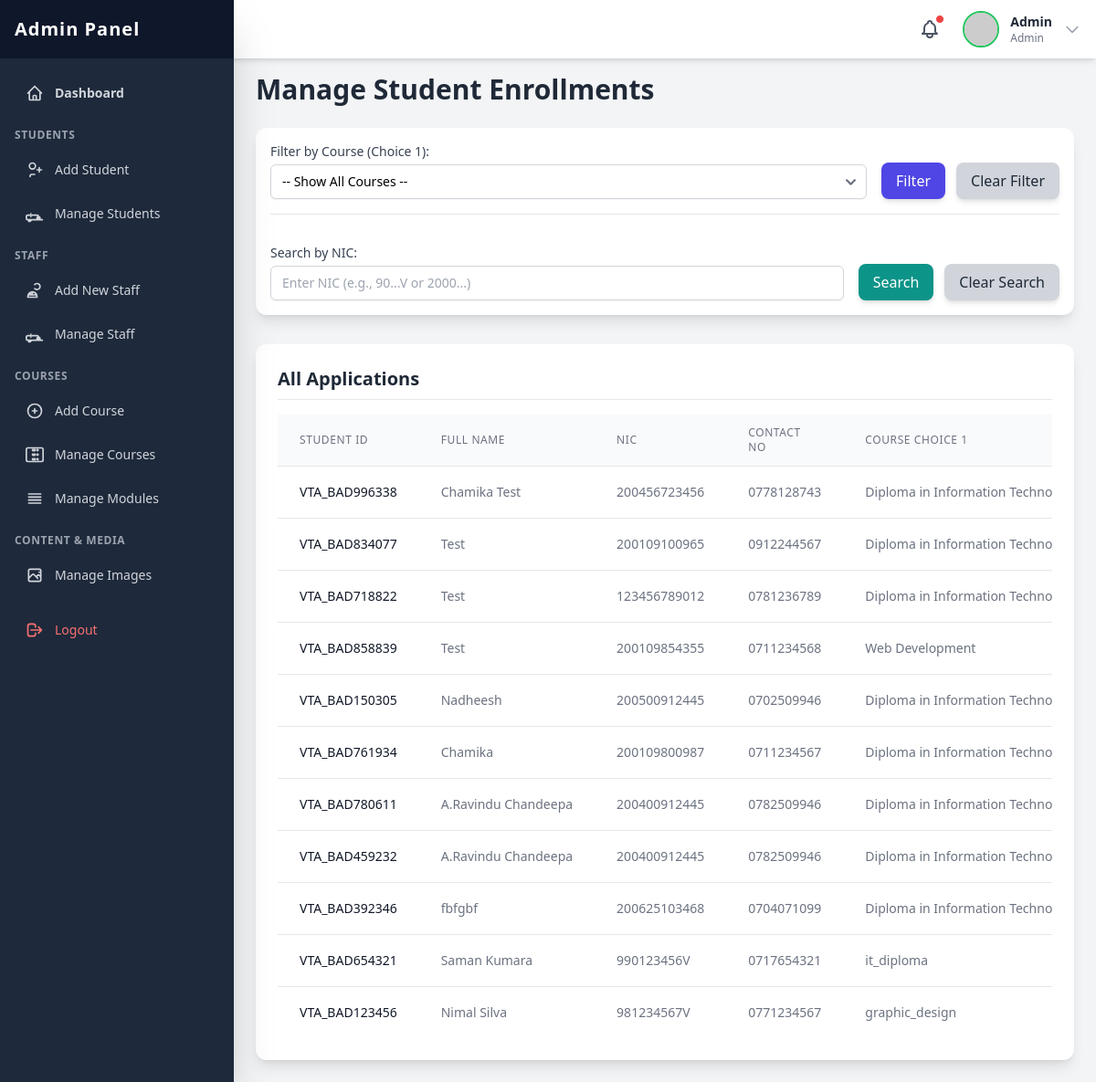
The page /admin/pages/manage_students.php (signed in) on the database its author committed.
### tables this page shows
CREATE TABLE `student_enrollments` (
  `id` int(10) UNSIGNED NOT NULL,
  `Student_id` varchar(50) NOT NULL,
  `full_name` varchar(255) NOT NULL,
  `nic` varchar(12) NOT NULL,
  `address` text NOT NULL,
  `dob` date NOT NULL,
  `contact_no` varchar(15) NOT NULL,
  `whatsapp_no` varchar(15) DEFAULT NULL,
  `ol_pass_status` enum('Yes','No') NOT NULL,
  `ol_english_grade` varchar(5) DEFAULT NULL,
  `ol_maths_grade` varchar(5) DEFAULT NULL,
  `ol_science_grade` varchar(5) DEFAULT NULL,
  `al_category` enum('science','commerce','arts','tech','other') NOT NULL,
  `course_option_one` varchar(100) NOT NULL,
  `course_option_two` varchar(100) DEFAULT NULL,
  `application_date` timestamp NOT NULL DEFAULT current_timestamp(),
  `is_processed` tinyint(1) DEFAULT 0
);

### admin/pages/manage_students.php (the view, shortened to what this page needs)
<?php
include_once('../include/header.php');
include_once('../../include/connection.php');
$filter_course = '';
$search_nic = '';
$base_query = "SELECT * FROM student_enrollments";
$base_query .= " ORDER BY application_date DESC";
$stmt = $con->prepare($base_query);
if ($stmt) {
    $stmt->execute();
    $result = $stmt->get_result();
} else {
     echo '<div class="bg-red-100 border-l-4 border-red-500 text-red-700 p-4 rounded-lg mb-6" role="alert">';
     echo '<p class="font-bold">Error!</p>';
     echo '<p>Failed to prepare database query: ' . $con->error . '</p>';
     echo '</div>';
     $result = false;
}
?>
<h2 class="text-3xl font-bold text-gray-800 mb-6">Manage Student Enrollments</h2>
<div class="bg-white p-4 rounded-xl shadow-lg my-6 space-y-4">
    <form action="manage_students.php" method="GET" class="flex flex-col sm:flex-row sm:items-end sm:gap-4 border-b pb-4">
        <div class="flex-grow">
            <label for="filter_course" class="block text-sm font-medium text-gray-700">Filter by Course (Choice 1):</label>
            <select id="filter_course" name="filter_course" class="mt-1 block w-full pl-3 pr-10 py-2 text-base border-gray-300 focus:outline-none focus:ring-indigo-500 focus:border-indigo-500 sm:text-sm rounded-md shadow-sm">
                <option value="">-- Show All Courses --</option>
            </select>
        </div>
        <div class="flex gap-3 mt-4 sm:mt-0">
            <button type="submit" class="w-full sm:w-auto px-4 py-2 bg-indigo-600 text-white rounded-lg hover:bg-indigo-700 shadow-md">Filter</button>
            <a href="manage_students.php?search_nic=<?php echo htmlspecialchars($search_nic);  ?>" class="w-full sm:w-auto text-center px-4 py-2 bg-gray-300 text-gray-800 rounded-lg hover:bg-gray-400 shadow-md">Clear Filter</a>
        </div>
    </form>
    <form action="manage_students.php" method="GET" class="flex flex-col sm:flex-row sm:items-end sm:gap-4 pt-4">
        <div class="flex-grow">
            <label for="search_nic" class="block text-sm font-medium text-gray-700">Search by NIC:</label> <input type="text" id="search_nic" name="search_nic" value="<?php echo htmlspecialchars($search_nic); ?>" placeholder="Enter NIC (e.g., 90...V or 2000...)" class="mt-1 block w-full px-3 py-2 border border-gray-300 rounded-md shadow-sm focus:outline-none focus:ring-indigo-500 focus:border-indigo-500 sm:text-sm">
        </div>
        <div class="flex gap-3 mt-4 sm:mt-0">
            <button type="submit" class="w-full sm:w-auto px-4 py-2 bg-teal-600 text-white rounded-lg hover:bg-teal-700 shadow-md">Search</button>
            <a href="manage_students.php?filter_course=<?php echo htmlspecialchars($filter_course);  ?>" class="w-full sm:w-auto text-center px-4 py-2 bg-gray-300 text-gray-800 rounded-lg hover:bg-gray-400 shadow-md">Clear Search</a>
        </div>
    </form>
</div>
<div class="bg-white p-6 rounded-xl shadow-lg mt-8">
    <h3 class="text-xl font-semibold text-gray-800 mb-4 border-b pb-2">
        <?php
            $status_parts = [];
            if (!empty($status_parts)) {
                 echo 'Showing Applications (' . implode(', ', $status_parts) . ')';
            } else {
                echo 'All Applications';
            }
        ?>
    </h3>
    <div class="overflow-x-auto">
        <table class="min-w-full divide-y divide-gray-200">
            <thead class="bg-gray-50">
                <tr>
                    <th scope="col" class="px-6 py-3 text-left text-xs font-medium text-gray-500 uppercase tracking-wider">Student ID</th>
                    <th scope="col" class="px-6 py-3 text-left text-xs font-medium text-gray-500 uppercase tracking-wider">Full Name</th>
                    <th scope="col" class="px-6 py-3 text-left text-xs font-medium text-gray-500 uppercase tracking-wider">NIC</th>
                    <th scope="col" class="px-6 py-3 text-left text-xs font-medium text-gray-500 uppercase tracking-wider">Contact No</th>
                    <th scope="col" class="px-6 py-3 text-left text-xs font-medium text-gray-500 uppercase tracking-wider">Course Choice 1</th>
                </tr>
            </thead>
            <tbody class="bg-white divide-y divide-gray-200">
                <?php
                if ($result && $result->num_rows > 0) {
                    while ($student = $result->fetch_assoc()) {
                ?>
                <tr>
                    <td class="px-6 py-4 whitespace-nowrap text-sm font-medium text-gray-900"><?php echo htmlspecialchars($student['Student_id']); ?></td>
                    <td class="px-6 py-4 whitespace-nowrap text-sm text-gray-500"><?php echo htmlspecialchars($student['full_name']); ?></td>
                    <td class="px-6 py-4 whitespace-nowrap text-sm text-gray-500"><?php echo htmlspecialchars($student['nic']); ?></td>
                    <td class="px-6 py-4 whitespace-nowrap text-sm text-gray-500"><?php echo htmlspecialchars($student['contact_no']); ?></td>
                    <td class="px-6 py-4 whitespace-nowrap text-sm text-gray-500"><?php echo htmlspecialchars($student['course_option_one']); ?></td>
                </tr>
                <?php
                    }
                } else {
                    $no_results_message = "No student applications found.";
                    if ($filter_course || $search_nic) {
                         $no_results_message = "No student applications found matching the current criteria.";
                    }
                    echo '<tr><td colspan="8" class="px-6 py-12 text-center text-gray-500">' . $no_results_message . '</td></tr>';
                }
                ?>
            </tbody>
        </table>
    </div>
</div>
<?php include_once('../include/footer.php'); ?>

### admin/include/header.php (shortened to what this page needs)
<?php
$admin_username = isset($_SESSION['admin_username']) ? $_SESSION['admin_username'] : null;
$admin_display_name = 'User';
$admin_display_type = 'Guest';
if ($admin_username) {
    include_once __DIR__ . '/../../include/connection.php';
    if (isset($con)) {
        $query_admin = "SELECT username, type FROM admin WHERE username = ?";
        $stmt_admin = $con->prepare($query_admin);
        if ($stmt_admin) {
            $stmt_admin->bind_param("s", $admin_username);
            $stmt_admin->execute();
            $result_admin = $stmt_admin->get_result();
            if ($result_admin->num_rows == 1) {
                $admin_data = $result_admin->fetch_assoc();
                $admin_display_name = htmlspecialchars($admin_data['username']);
                $admin_display_type = htmlspecialchars(ucfirst($admin_data['type']));
            }
        } else {
             error_log("Admin header: Failed to prepare admin query: " . $con->error);
        }
    } else {
        error_log("Admin header: Database connection not established in connection.php.");
    }
}
?>
<!DOCTYPE html>
<html lang="en">
<head>
    <script src="https://cdn.tailwindcss.com"></script>
    <link href="https://cdnjs.cloudflare.com/ajax/libs/flowbite/2.2.1/flowbite.min.css" rel="stylesheet" />
    <link rel="stylesheet" href="../css/webkit.css">
</head>
<body class="bg-gray-100 min-h-screen">
    <header class="fixed top-0 left-0 right-0 h-16 bg-white shadow-md z-30 flex items-center justify-between px-4 transition-all duration-300" id="page-header">
        <div class="flex items-center space-x-4 relative"> <button class="relative p-2 text-gray-600 hover:text-green-600 transition duration-150 rounded-full hover:bg-gray-100">
                <span class="absolute top-1 right-1 w-2.5 h-2.5 bg-red-500 rounded-full border border-white"></span>
            </button>
            <button id="avatarButton" type="button" data-dropdown-toggle="userDropdown" data-dropdown-placement="bottom-start" class="flex items-center space-x-3 cursor-pointer group">
                <img class="h-10 w-10 rounded-full object-cover border-2 border-green-500" src="https://placehold.co/100x100/10b981/ffffff?text=<?php echo strtoupper(substr($admin_display_name, 0, 1)); ?>" alt="Admin Profile">
                <div class="hidden sm:block text-sm text-left"> <p class="font-semibold text-gray-800"><?php echo $admin_display_name; ?></p>
                    <p class="text-xs text-gray-500"><?php echo $admin_display_type; ?></p>
                </div>
                <svg class="w-5 h-5 text-gray-400 group-hover:text-gray-600 transition duration-150" fill="none" stroke="currentColor" viewBox="0 0 24 24" xmlns="http://www.w3.org/2000/svg"><path stroke-linecap="round" stroke-linejoin="round" stroke-width="2" d="M19 9l-7 7-7-7"></path></svg> </button>
            </div>
    </header>
    <div id="sidebar-wrapper">
        <nav class="fixed top-0 bottom-0 left-0 w-64 bg-slate-800 text-white z-40 transform -translate-x-full lg:translate-x-0 transition-transform duration-300 ease-in-out shadow-2xl" id="page-sidebar">
            <div class="h-16 bg-slate-900 flex items-center justify-between px-4">
                <h1 class="text-xl font-extrabold text-white tracking-wider">Admin Panel</h1>
            </div>
            <div class="px-4 space-y-2 h-full overflow-y-auto pt-4 pb-16">
                 <div class="space-y-1">
                    <a href="Dashboard.php" class="flex items-center p-3 text-sm font-semibold rounded-lg text-gray-300 hover:bg-slate-700 hover:text-white transition duration-150">
                        Dashboard
                    </a>
                    <p class="text-xs font-semibold text-gray-400 pt-3 pb-1 uppercase tracking-wider">Students</p>
                    <a href="student_register.php" class="flex items-center p-3 text-sm font-medium rounded-lg text-gray-300 hover:bg-slate-700 hover:text-white transition duration-150">
                        <svg class="w-5 h-5 mr-3" fill="none" stroke="currentColor" viewBox="0 0 24 24" xmlns="http://www.w3.org/2000/svg"><path stroke-linecap="round" stroke-linejoin="round" stroke-width="2" d="M18 9v3m0 0v3m0-3h3m-3 0h-3m-2-5a4 4 0 11-8 0 4 4 0 018 0zM12 18H8a2 2 0 00-2 2v1"></path></svg>
                        Add Student
                    </a>
                    <a href="manage_students.php" class="flex items-center p-3 text-sm font-medium rounded-lg text-gray-300 hover:bg-slate-700 hover:text-white transition duration-150">
                        Manage Students
                    </a>
                    <p class="text-xs font-semibold text-gray-400 pt-3 pb-1 uppercase tracking-wider">Staff</p>
                    <a href="staff_register.php"  class="flex items-center p-3 text-sm font-medium rounded-lg text-gray-300 hover:bg-slate-700 hover:text-white transition duration-150">
                        <svg class="w-5 h-5 mr-3" fill="none" stroke="currentColor" viewBox="0 0 24 24" xmlns="http://www.w3.org/2000/svg"><path stroke-linecap="round" stroke-linejoin="round" stroke-width="2" d="M12 4.354a4 4 0 110 5.292M15 21H3v-1a6 6 0 0112 0v1zm-6-4a6 6 0 00-4 0v1h8v-1m-4 0v-2"></path></svg>
                        Add New Staff
                    </a>
                    <a href="manage_staff.php" class="flex items-center p-3 text-sm font-medium rounded-lg text-gray-300 hover:bg-slate-700 hover:text-white transition duration-150">
                         Manage Staff
                    </a>
                    <p class="text-xs font-semibold text-gray-400 pt-3 pb-1 uppercase tracking-wider">Courses</p>
                    <a href="add_course.php" class="flex items-center p-3 text-sm font-medium rounded-lg text-gray-300 hover:bg-slate-700 hover:text-white transition duration-150">
                        <svg class="w-5 h-5 mr-3" fill="none" stroke="currentColor" viewBox="0 0 24 24" xmlns="http://www.w3.org/2000/svg"><path stroke-linecap="round" stroke-linejoin="round" stroke-width="2" d="M12 9v3m0 0v3m0-3h3m-3 0H9m12 0a9 9 0 11-18 0 9 9 0 0118 0z"></path></svg>
                        Add Course
                    </a>
                    <a href="manage_course.php" class="flex items-center p-3 text-sm font-medium rounded-lg text-gray-300 hover:bg-slate-700 hover:text-white transition duration-150">
                        Manage Courses
                    </a>
                     <a href="manage_modules.php" class="flex items-center p-3 text-sm font-medium rounded-lg text-gray-300 hover:bg-slate-700 hover:text-white transition duration-150">
                        <svg class="w-5 h-5 mr-3" fill="none" stroke="currentColor" viewBox="0 0 24 24" xmlns="http://www.w3.org/2000/svg"><path stroke-linecap="round" stroke-linejoin="round" stroke-width="2" d="M4 6h16M4 10h16M4 14h16M4 18h16"></path></svg>
                        Manage Modules
                    </a>
                    <p class="text-xs font-semibold text-gray-400 pt-3 pb-1 uppercase tracking-wider">Content & Media</p>
                    <a href="manage images.php" class="flex items-center p-3 text-sm font-medium rounded-lg text-gray-300 hover:bg-slate-700 hover:text-white transition duration-150">
                        Manage Images
                    </a>
                    <a href="../lib/logout.php" class="flex items-center p-3 text-sm font-medium rounded-lg text-red-400 hover:bg-slate-700 hover:text-red-300 transition duration-150 mt-8 !pt-6">
                        <svg class="w-5 h-5 mr-3" fill="none" stroke="currentColor" viewBox="0 0 24 24" xmlns="http://www.w3.org/2000/svg"><path stroke-linecap="round" stroke-linejoin="round" stroke-width="2" d="M17 16l4-4m0 0l-4-4m4 4H7m6 4v1a3 3 0 01-3 3H6a3 3 0 01-3-3V7a3 3 0 013-3h4a3 3 0 013 3v1"></path></svg>
                        Logout
                    </a>
                </div>
            </div>
        </nav>
    </div>
    <main class="pt-20 p-6 lg:ml-64 transition-all duration-300" id="main-content">

### admin/css/webkit.css (style rules this page uses)
html { font-family: 'Inter', sans-serif; }

### rows shown on the page
student_enrollments: Student "VTA_BAD996338", full_name "Chamika Test", nic "200456723456", contact_no "0778128743", course_option_one "Diploma in Information…"
student_enrollments: Student "VTA_BAD834077", full_name "Test", nic "200109100965", contact_no "0912244567", course_option_one "Diploma in Information…"
student_enrollments: Student "VTA_BAD718822", full_name "Test", nic "123456789012", contact_no "0781236789", course_option_one "Diploma in Information…"
student_enrollments: Student "VTA_BAD858839", full_name "Test", nic "200109854355", contact_no "0711234568", course_option_one "Web Development"
student_enrollments: Student "VTA_BAD150305", full_name "Nadheesh", nic "200500912445", contact_no "0702509946", course_option_one "Diploma in Information…"
student_enrollments: Student "VTA_BAD761934", full_name "Chamika", nic "200109800987", contact_no "0711234567", course_option_one "Diploma in Information…"
student_enrollments: Student "VTA_BAD780611", full_name "A.Ravindu Chandeepa", nic "200400912445", contact_no "0782509946", course_option_one "Diploma in Information…"
student_enrollments: Student "VTA_BAD459232", full_name "A.Ravindu Chandeepa", nic "200400912445", contact_no "0782509946", course_option_one "Diploma in Information…"
student_enrollments: Student "VTA_BAD392346", full_name "fbfgbf", nic "200625103468", contact_no "0704071099", course_option_one "Diploma in Information…"
student_enrollments: Student "VTA_BAD654321", full_name "Saman Kumara", nic "990123456V", contact_no "0717654321", course_option_one "it_diploma"
student_enrollments: Student "VTA_BAD123456", full_name "Nimal Silva", nic "981234567V", contact_no "0771234567", course_option_one "graphic_design"

### other values the page prints
$admin_display_name "Admin"
$admin_display_type "Admin"
